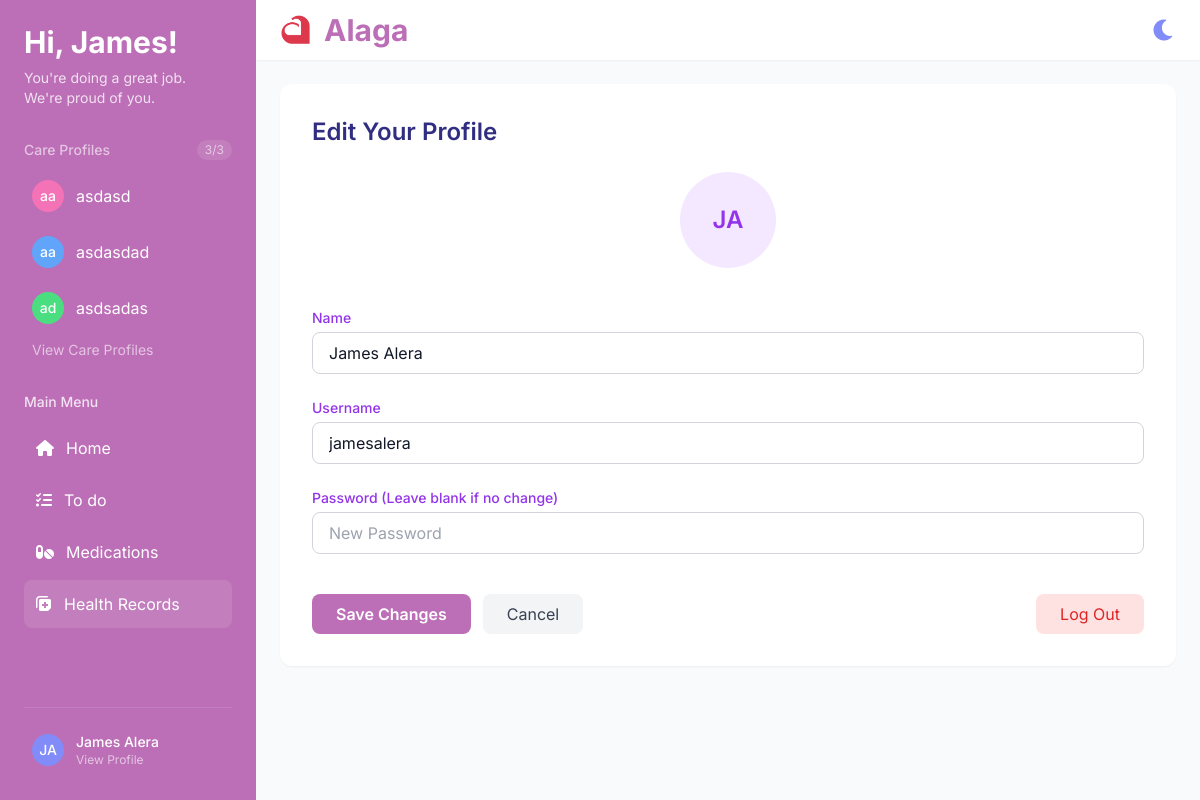
Screenshot of /view_profile (signed in) with the database file from the repository.
### app.py (models this page shows)
class User(db.Model, UserMixin):
    id = db.Column(db.Integer, primary_key=True)
    fullname = db.Column(db.String(20), nullable=False)
    username = db.Column(db.String(20), unique=True, nullable=False)
    password = db.Column(db.String(80), nullable=False)

class CareProfile(db.Model):
    id = db.Column(db.Integer, primary_key=True)
    care_recipient = db.Column(db.String(50), nullable=False)  # who you care for
    relationship = db.Column(db.String(50), nullable=False)    # relationship to them
    user_id = db.Column(db.Integer, db.ForeignKey('user.id'), nullable=False)
    user = db.relationship('User', backref='profiles')

### app.py (the view, shortened to what this page needs)
@app.route('/view_profile', methods=['GET', 'POST'])
@login_required
def view_profile():
    profiles = CareProfile.query.filter_by(user_id=current_user.id).all()
    fullname = current_user.fullname
    username = current_user.username
    initials = get_initials(fullname)
    return render_template('view_profile.html', fullname=fullname, username=username, initials=initials, profiles=profiles)

### app.py (called while the page is built)
@login_manager.user_loader
def load_user(user_id):
    return User.query.get(int(user_id))

@app.context_processor
def utility_processor():
    return dict(get_initials=get_initials)

def get_initials(name):
    parts = name.strip().split()
    initials = ''.join([p[0].upper() for p in parts if p])
    return initials

### templates/view_profile.html (shortened to what this page needs)
<!doctype html>
<html lang="en" class="light">
<head>
  <script src="https://cdn.tailwindcss.com"></script>
  <link rel="stylesheet" href="https://cdnjs.cloudflare.com/ajax/libs/font-awesome/6.0.0-beta3/css/all.min.css">
</head>
<body class="min-h-screen bg-gray-50 dark:bg-gray-900 font-[Inter] text-gray-900 dark:text-white">
<div class="flex h-screen relative">
  <aside id="sidebar" class="sidebar fixed md:static w-64 bg-[#BC6FB7] dark:bg-[#8E57A0] text-white p-6 flex flex-col h-full z-30">
    <div class="flex flex-col items-start mb-8">
      <h1 class="text-3xl font-bold font-montserrat">Hi, {{ fullname.split(' ')[0] }}!</h1>
      <p class="text-white/80 text-sm mt-2">You're doing a great job.<br> We're proud of you.</p>
    </div>
     <div class="mb-8">
      <div class="flex items-center justify-between mb-3">
        <h2 class="text-white/60 text-sm font-medium">Care Profiles</h2>
        <span class="text-xs text-white/60 bg-white/10 px-2 py-0.5 rounded-full">{{ profiles|length }}/3</span>
      </div>
      <div class="space-y-2">
        {% for profile in profiles %}
          <form action="{{ url_for('switch_profile', profile_id=profile.id) }}" method="post">
            <button type="submit" class="w-full flex items-center space-x-3 {% if session.get('active_profile_id')|int == profile.id %}bg-white/10{% endif %} rounded-lg p-2 hover:bg-white/20 transition">
              <div class="w-8 h-8 rounded-full
                {% if loop.index % 3 == 0 %}bg-green-400{% elif loop.index % 3 == 1 %}bg-pink-400{% else %}bg-blue-400{% endif %}
                flex items-center justify-center font-medium text-sm">
                {{ profile.care_recipient[:1] }}{{ profile.relationship[:1] }}
              </div>
              <span>{{ profile.care_recipient }}</span>
            </button>
          </form>
        {% endfor %}
      </div>
      {% if profiles|length < 3 %}
        <a href="{{ url_for('care_profiles') }}" class="w-full block text-sm text-white/60 hover:text-white mt-2 text-left pl-2"> + Add Profiles </a>
      {% else %}
        <a href="{{ url_for('care_profiles')}}" class="w-full block text-sm text-white/60 hover:text-white mt-2 text-left pl-2"> View Care Profiles </a>
      {% endif %}
    </div>
    <nav class="flex-1">
      <h2 class="text-white/80 text-sm font-medium mb-3">Main Menu</h2>
      <div class="space-y-1">
        <a href="{{ url_for('dashboard') }}" class="flex items-center space-x-3 rounded-lg p-3 hover:bg-white/20 dark:hover:bg-white/30 transition">
          <i class="fa-solid fa-house"></i><span>Home</span>
        </a>
        <a href="{{ url_for('todo') }}" class="flex items-center space-x-3 rounded-lg p-3 hover:bg-white/10 dark:hover:bg-white/20 transition">
          <i class="fa-solid fa-list-check"></i><span>To do</span>
        </a>
        <a href="{{ url_for('medications') }}" class="flex items-center space-x-3 rounded-lg p-3 hover:bg-white/10 dark:hover:bg-white/20 transition">
          <i class="fa-solid fa-pills"></i><span>Medications</span>
        </a>
        <a href="{{ url_for('health_records') }}" class="flex items-center space-x-3 bg-white/10 hover:bg-white/20 dark:hover:bg-white/30 rounded-lg p-3 transition">
          <i class="fa-solid fa-notes-medical"></i><span>Health Records</span>
        </a>
      </div>
    </nav>
    <div class="mt-auto pt-4 border-t border-white/10">
      <a href="{{ url_for('view_profile') }}" class="w-full flex items-center space-x-3 rounded-lg p-2 hover:bg-white/10 dark:hover:bg-white/20 transition">
        <div class="w-8 h-8 rounded-full bg-indigo-400 flex items-center justify-center font-medium text-sm">{{ initials }}</div>
        <div class="text-left">
          <div class="text-sm font-medium">{{ fullname }}</div>
          <div class="text-xs text-white/60">View Profile</div>
        </div>
      </a>
    </div>
  </aside>
  <div class="flex-1 flex flex-col overflow-hidden">
    <header class="bg-white dark:bg-gray-800 py-3 px-6 shadow-sm flex items-center justify-between">
      <div class="flex items-center space-x-3">
        <img src="{{ url_for('static', filename='images/alaga_logo_trans.png') }}" alt="Alaga Logo" class="h-8 w-8">
        <h2 class="text-3xl font-bold text-[#BC6FB7] dark:text-white">Alaga</h2>
      </div>
      <button onclick="toggleDarkMode()">
        <i class="fas fa-moon text-indigo-400 hover:text-indigo-600 dark:hover:text-indigo-300 text-2xl"></i>
      </button>
    </header>
    <main class="flex-1 overflow-auto p-6">
      <div class="bg-white dark:bg-gray-800 rounded-xl shadow-sm p-8">
        <h2 class="text-2xl font-semibold text-indigo-900 dark:text-white mb-6">Edit Your Profile</h2>
        <form method="POST" action="{{ url_for('view_profile') }}" class="space-y-6">
          <div class="flex justify-center">
            <div class="w-24 h-24 rounded-full bg-purple-100 dark:bg-purple-300 flex items-center justify-center mb-4">
              <div class="text-2xl font-semibold text-purple-600 dark:text-purple-800">{{ initials }}</div>
            </div>
          </div>
          <div>
            <label for="name" class="block text-sm font-medium text-purple-600 dark:text-purple-300 mb-1">Name</label>
            <input
              type="text"
              id="name"
              name="name"
              value="{{ fullname }}"
              class="w-full px-4 py-2 rounded-lg border border-gray-300 dark:border-gray-600 focus:ring-2 focus:ring-purple-500 focus:border-transparent bg-white dark:bg-gray-700 text-gray-900 dark:text-white"
            >
          </div>
          <div>
            <label for="username" class="block text-sm font-medium text-purple-600 dark:text-purple-300 mb-1">Username</label>
            <input
              type="text"
              id="username"
              name="username"
              value="{{ username }}"
              class="w-full px-4 py-2 rounded-lg border border-gray-300 dark:border-gray-600 focus:ring-2 focus:ring-purple-500 focus:border-transparent bg-white dark:bg-gray-700 text-gray-900 dark:text-white"
            >
          </div>
          <div>
            <label for="password" class="block text-sm font-medium text-purple-600 dark:text-purple-300 mb-1">Password (Leave blank if no change)</label>
            <input type="password" id="password" name="password" placeholder="New Password"
              class="w-full px-4 py-2 rounded-lg border border-gray-300 dark:border-gray-600 focus:ring-2 focus:ring-purple-500 focus:border-transparent bg-white dark:bg-gray-700 text-gray-900 dark:text-white">
          </div>
          <div class="flex items-center justify-between pt-4">
            <div class="flex space-x-3">
              <button type="submit" class="px-6 py-2 bg-[#BC6FB7] hover:bg-[#E57DDE] text-white font-semibold rounded-lg transition">
                Save Changes
              </button>
              <a href="{{ url_for('dashboard') }}" class="px-6 py-2 bg-gray-100 hover:bg-gray-200 dark:bg-gray-700 dark:hover:bg-gray-600 text-gray-700 dark:text-white rounded-lg transition">
                Cancel
              </a>
            </div>
            <a href="{{ url_for('logout') }}" class="px-6 py-2 bg-red-100 hover:bg-red-200 dark:bg-red-400 dark:hover:bg-red-500 text-red-600 dark:text-white rounded-lg transition">
              Log Out
            </a>
          </div>
        </form>
      </div>
    </main>
  </div>
</div>
</body>
</html>

### templates/view_profile.html (style rules this page uses)
.sidebar { transition: transform 0.3s ease-in-out; }

### rows the page displays
User: fullname "James", fullname "James Alera", name "James Alera", username "jamesalera"
CareProfile: care_recipient "a", relationship "a", care_recipient "asdasd"
CareProfile: care_recipient "a", relationship "a", care_recipient "asdasdad"
CareProfile: care_recipient "a", relationship "d", care_recipient "asdsadas"

### other values shown
{{ profiles|length }} "3"
{{ initials }} "JA"
